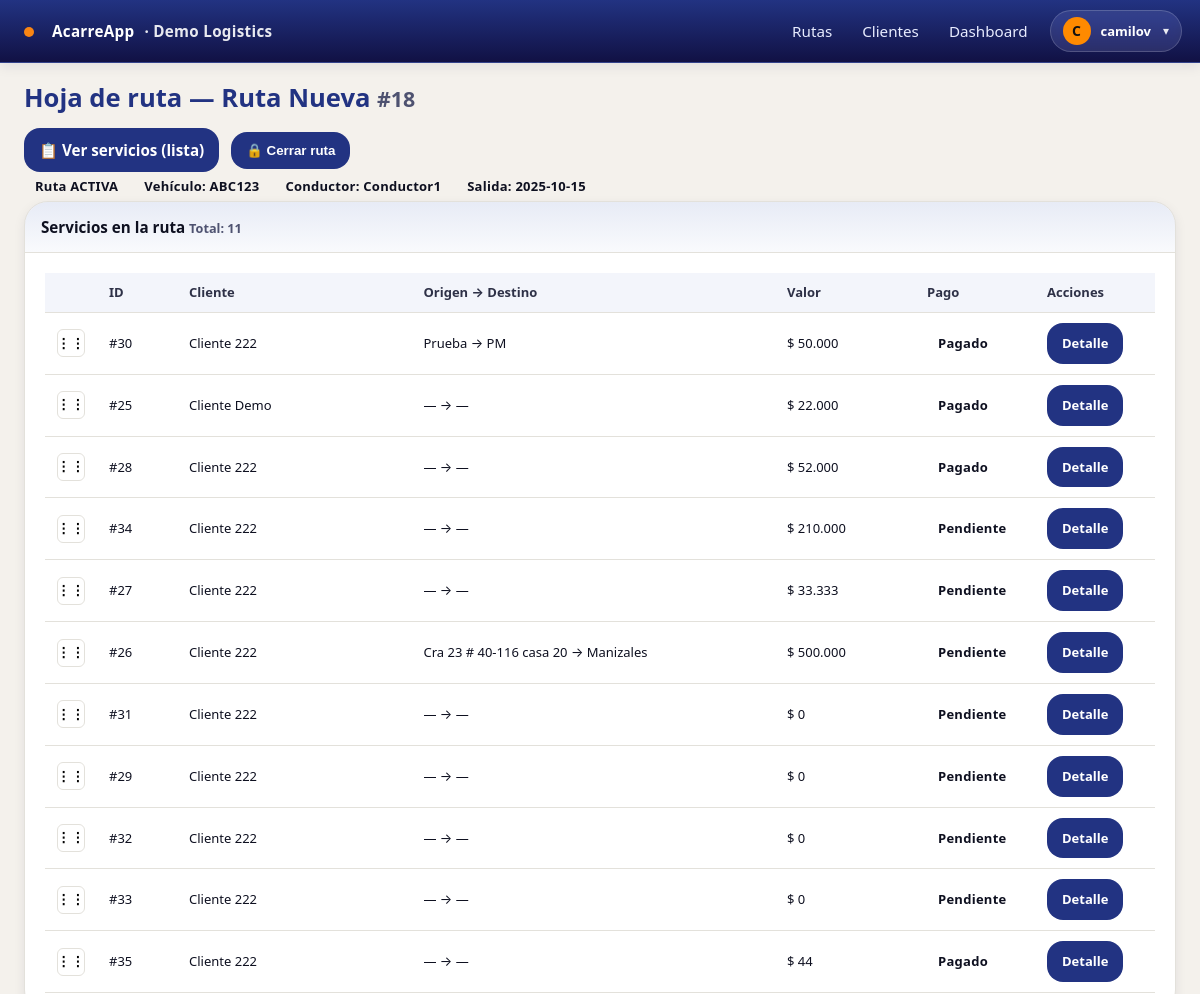
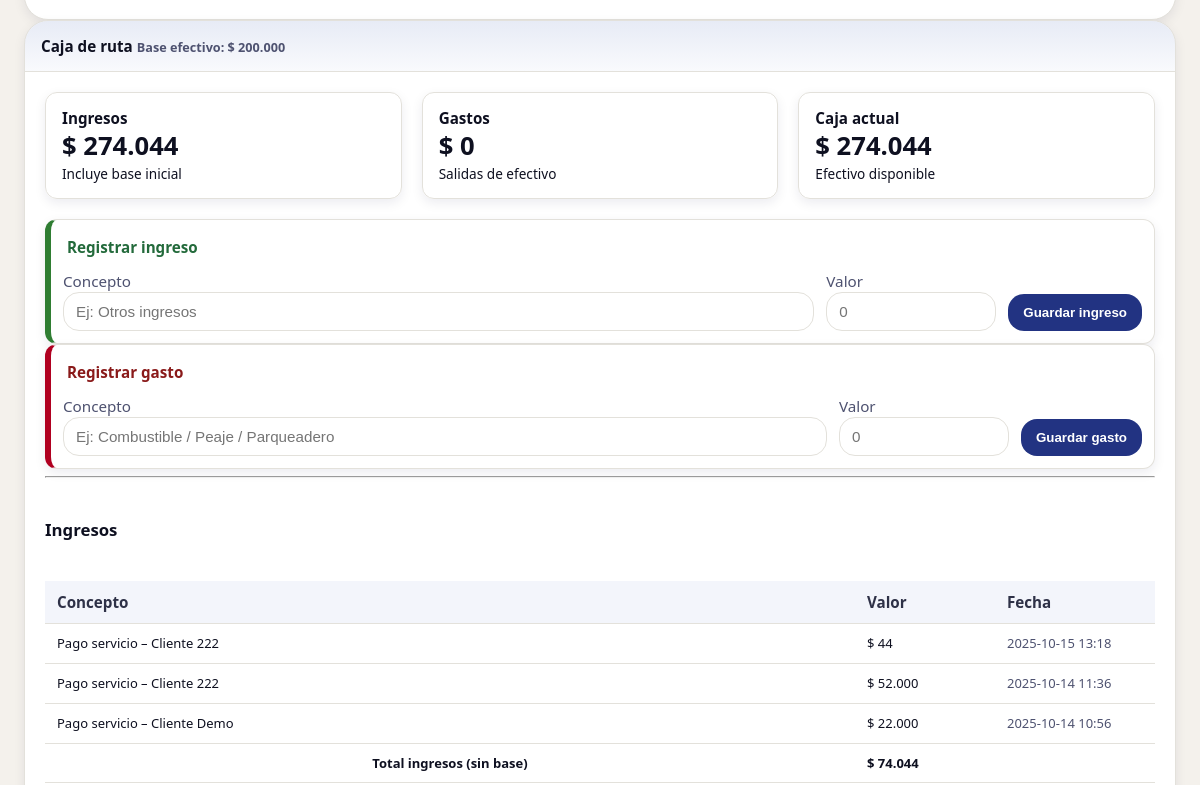
Page /rutas/18/hoja/ (signed in, upper part) on the earlier database version (2 pictures, top to bottom).
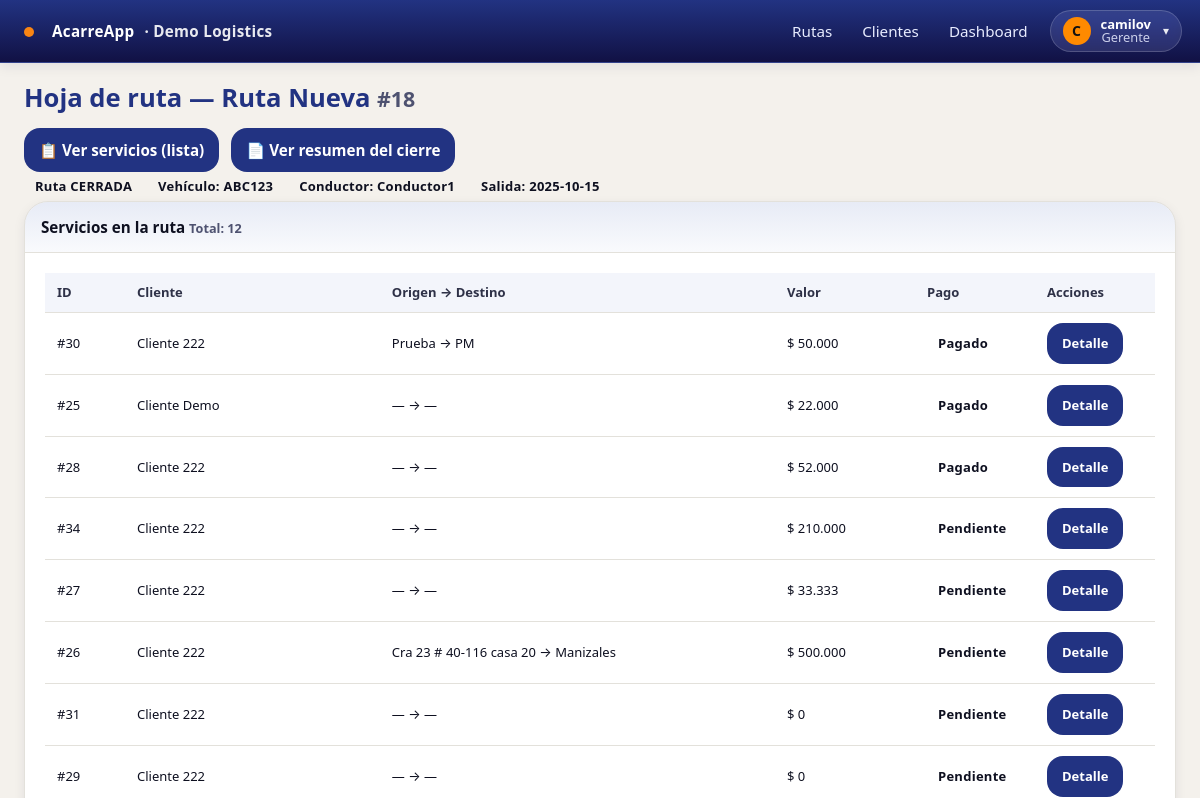
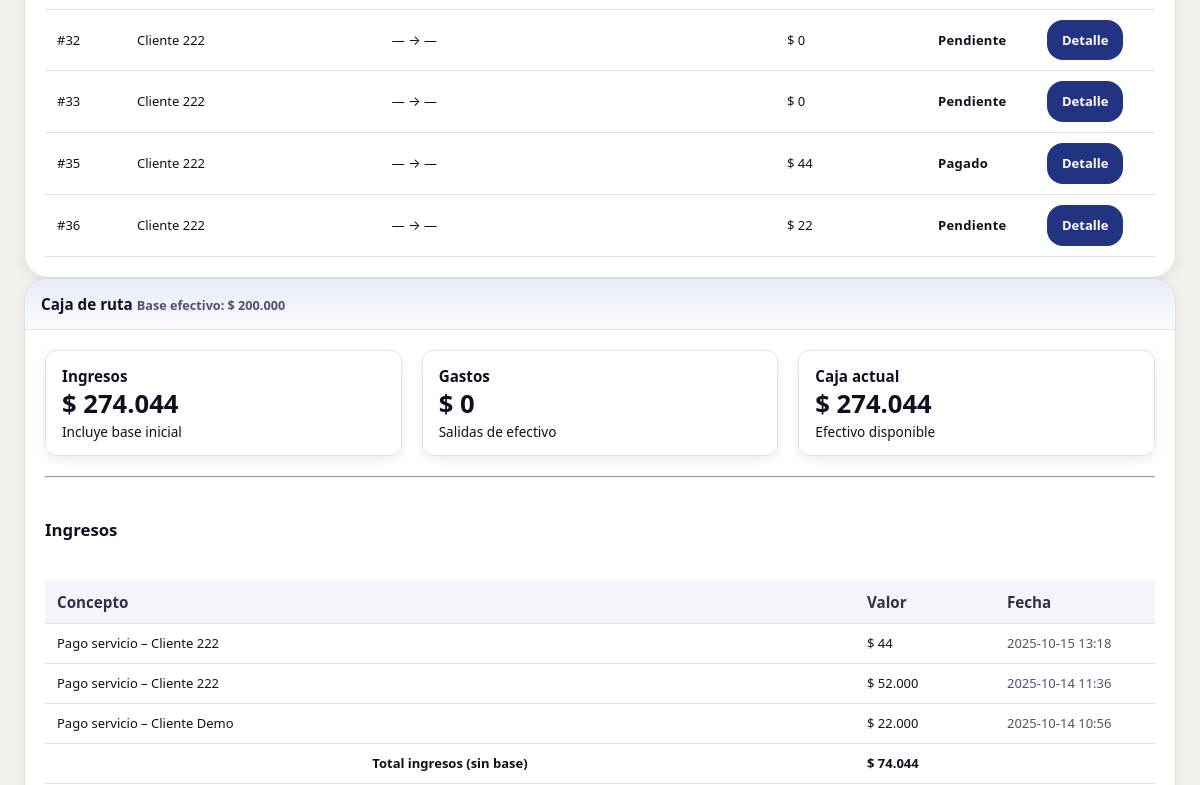
Same page on the later database version (2 pictures, top to bottom).
### servicios/models.py (models this page shows, shortened)
class Servicio(models.Model):
    PENDIENTE = 'PEND'
    ANTICIPO = 'ANT'
    PAGADO = 'PAG'
    ESTADOS = [(PENDIENTE,'Pendiente'), (ANTICIPO,'Recibir anticipo'), (PAGADO,'Pagado')]
    cliente = models.ForeignKey('empresa.Cliente', on_delete=models.PROTECT)
    ruta = models.ForeignKey('rutas.Ruta', on_delete=models.CASCADE, related_name='servicios')
    valor = models.PositiveIntegerField(default=0)
    estado_pago = models.CharField(max_length=4, choices=ESTADOS, default=PENDIENTE)
    anticipo = models.PositiveIntegerField(default=0)
    origen = models.CharField(max_length=200, blank=True)
    destino = models.CharField(max_length=200, blank=True)
    notas = models.TextField(blank=True)
    recogido = models.BooleanField(default=False)
    entregado = models.BooleanField(default=False)
    recogido_en = models.DateTimeField(null=True, blank=True)
    lat_recogida = models.FloatField(null=True, blank=True)
    lon_recogida = models.FloatField(null=True, blank=True)
    entregado_en = models.DateTimeField(null=True, blank=True)
    lat_entrega = models.FloatField(null=True, blank=True)
    lon_entrega = models.FloatField(null=True, blank=True)
    orden = models.PositiveIntegerField(default=0, db_index=True)
    cantidad = models.PositiveIntegerField(
        default=1,
        validators=[MinValueValidator(1)],
        help_text="Número de unidades asociadas al servicio (mínimo 1)."
    )
    class Meta:
        ordering = ['ruta', 'orden', 'id']
    @property
    def saldo_cartera(self):
        if self.estado_pago == self.PAGADO:
            return 0
        if self.estado_pago == self.PENDIENTE:
            return self.valor
        return max(self.valor - self.anticipo, 0)

### empresa/models.py (models this page shows, shortened)
class Cliente(models.Model):
    empresa = models.ForeignKey(Empresa, on_delete=models.PROTECT)
    nombre = models.CharField(max_length=120)
    contacto = models.CharField(max_length=120, blank=True)
    telefono = models.CharField(max_length=50, blank=True)
    direccion = models.CharField(max_length=200, blank=True)
    activo = models.BooleanField(default=True)
    class Meta:
        unique_together = [('empresa','nombre')]
        ordering = ['nombre']

### rutas/models.py (models this page shows)
class MovimientoCaja(models.Model):
    TIPO = [('INGRESO','Ingreso'), ('GASTO','Gasto')]
    empresa = models.ForeignKey(Empresa, on_delete=models.PROTECT)
    ruta = models.ForeignKey(Ruta, on_delete=models.CASCADE, related_name='movimientos')
    tipo = models.CharField(max_length=10, choices=TIPO)
    concepto = models.CharField(max_length=120)
    valor = models.IntegerField()
    usuario = models.ForeignKey(User, on_delete=models.PROTECT)
    timestamp = models.DateTimeField(auto_now_add=True)

### usuarios/models.py (models this page shows, shortened)
class UserProfile(models.Model):
    user = models.OneToOneField(User, on_delete=models.CASCADE)
    empresa = models.ForeignKey(Empresa, on_delete=models.PROTECT, null=True)
    rol = models.CharField(max_length=20, choices=[('GERENTE','Gerente'),('CONDUCTOR','Conductor')])

### rutas/views.py (the view)
# urls.py: path('<int:pk>/hoja/', views.RutaDetailView.as_view(), name='hoja'),   # ⬅️ hoja de ruta
@method_decorator(login_required, name='dispatch')
class RutaDetailView(DetailView):
    model = Ruta
    template_name = 'rutas/detail.html'
    context_object_name = 'ruta'
    def get_queryset(self):
        emp = get_current_empresa()
        qs = Ruta.objects.filter(empresa=emp).select_related('vehiculo', 'conductor')
        if is_conductor(self.request.user):
            qs = qs.filter(conductor=self.request.user)
        return qs
    def dispatch(self, request, *args, **kwargs):
        self.object = self.get_object()
        if is_conductor(request.user) and self.object.estado != 'ACTIVA':
            messages.warning(request, 'Esta ruta ya fue cerrada.')
            return redirect('rutas:list')
        return super().dispatch(request, *args, **kwargs)
    def get_context_data(self, **kwargs):
        ctx = super().get_context_data(**kwargs)
        ruta = self.object
        servicios = ruta.servicios.select_related('cliente').order_by('orden', 'id')
        tot_servicios = servicios.count()
        valor_total = sum(s.valor for s in servicios)
        total_cobrado = sum(s.valor for s in servicios if s.estado_pago == 'PAG')
        total_pendiente = sum(getattr(s, 'saldo_cartera', 0) for s in servicios)
        movs = ruta.movimientos.all().order_by('-timestamp')
        total_gastos = sum(m.valor for m in movs if m.tipo == 'GASTO')
        total_ingresos = ruta.base_efectivo + sum(m.valor for m in movs if m.tipo == 'INGRESO')
        disponible = total_ingresos - total_gastos
        utilidad_neta = total_cobrado - total_gastos
        base = ruta.base_efectivo or 0
        ingresos_sin_base = (total_ingresos or 0) - base
        ctx.update({
            'servicios': servicios,
            'movimientos': movs,
            'tot_servicios': tot_servicios,
            'valor_total': valor_total,
            'total_cobrado': total_cobrado,
            'total_pendiente': total_pendiente,
            'total_gastos': total_gastos,
            'total_ingresos': total_ingresos,
            'disponible': disponible,
            'utilidad_neta': utilidad_neta,
            'ingresos_sin_base': ingresos_sin_base,   # ← aquí
            'es_gerente': is_gerente(self.request.user),
            'es_conductor': is_conductor(self.request.user),
            'add_servicio_url': reverse('servicios:crear') + f'?ruta={ruta.pk}',
        })
        return ctx

### templates/rutas/detail.html (shortened to what the changed rows need)
{% extends "base.html" %}
{% load formatting %}
{% load humanize %}
{% block content %}
<div class="d-flex justify-content-between align-items-center mb-3">
  <h1 class="m-0">
    Hoja de ruta — {{ ruta.nombre|default:"(sin nombre)" }} <small class="text-muted">#{{ ruta.id }}</small>
  </h1>
  <div class="actions-inline">
    <a class="btn btn-outline-primary" href="{% url 'servicios:por_ruta' ruta.id %}">📋 Ver servicios (lista)</a>
    {% if user.is_superuser or user.is_staff %}
      {% if ruta.estado == "ACTIVA" %}
        <form method="post"
              action="{% url 'rutas:cerrar' ruta.id %}"
              onsubmit="return confirm('¿Seguro que quieres cerrar la ruta #{{ ruta.id }}? Ya no se podrán operar servicios y se generará el cierre.');">
          <button class="btn btn-outline-danger">🔒 Cerrar ruta</button>
        </form>
      {% else %}
        <a class="btn btn-outline-dark" href="{% url 'rutas:cierre_resumen' ruta.id %}">📄 Ver resumen del cierre</a>
      {% endif %}
    {% endif %}
  </div>
</div>
<div class="mb-3">
  {% if ruta.estado == "ACTIVA" %}
    <span class="badge text-bg-success">Ruta ACTIVA</span>
  {% else %}
    <span class="badge text-bg-secondary">Ruta CERRADA</span>
  {% endif %}
  {% if ruta.vehiculo %}
    <span class="badge text-bg-light text-dark">
      Vehículo: {% firstof ruta.vehiculo.placa ruta.vehiculo|stringformat:"s" "—" %}
    </span>
  {% endif %}
  {% if ruta.conductor %}
    <span class="badge text-bg-light text-dark">
      Conductor: {% firstof ruta.conductor.get_full_name ruta.conductor.username "—" %}
    </span>
  {% endif %}
  {% if ruta.fecha_salida %}
    <span class="badge text-bg-light text-dark">Salida: {{ ruta.fecha_salida|date:"Y-m-d" }}</span>
  {% endif %}
</div>
<div class="row g-3">
  <div class="col-lg-7">
    <div class="card shadow-sm h-100">
      <div class="card-header d-flex justify-content-between align-items-center">
        <span>Servicios en la ruta</span>
        <small class="text-muted">Total: {{ servicios|length }}</small>
      </div>
      <div class="card-body p-0">
        <div class="table-responsive">
          <table class="table table-striped table-hover align-middle mb-0">
            <thead class="table-light">
              <tr>
                {% if es_gerente and ruta.estado == "ACTIVA" %}
                  <th class="text-center" style="width:46px;"></th>
                {% endif %}
                <th class="text-center" style="width:80px;">ID</th>
                <th style="min-width:160px;">Cliente</th>
                <th>Origen → Destino</th>
                <th class="text-end" style="width:140px;">Valor</th>
                <th class="text-center" style="width:120px;">Pago</th>
                <th class="text-center" style="width:120px;">Acciones</th>
              </tr>
            </thead>
            <tbody id="sortable-servicios">
              {% for s in servicios %}
              <tr data-id="{{ s.id }}">
                {% if es_gerente and ruta.estado == "ACTIVA" %}
                  <td class="text-center">
                    <button type="button" class="drag-handle" aria-label="Reordenar"><span class="dots">⋮⋮</span></button>
                  </td>
                {% endif %}
                <td class="text-center">#{{ s.id }}</td>
                <td>{% firstof s.cliente.nombre s.cliente "—" %}</td>
                <td>{{ s.origen|default:"—" }} → {{ s.destino|default:"—" }}</td>
                <td class="text-end">{{ s.valor|default:0|money }}</td>
                <td class="text-center">
                  {% if s.estado_pago == "PEND" %}
                    <span class="badge text-bg-secondary">Pendiente</span>
                  {% elif s.estado_pago == "ANT" %}
                    <span class="badge text-bg-warning">Anticipo</span>
                  {% else %}
                    <span class="badge text-bg-success">Pagado</span>
                  {% endif %}
                </td>
                <td class="text-center">
                  <a class="btn btn-sm btn-outline-primary" href="{% url 'servicios:detail' s.id %}">Detalle</a>
                </td>
              </tr>
              {% empty %}
              <tr><td {% if es_gerente and ruta.estado == "ACTIVA" %}colspan="7"{% else %}colspan="6"{% endif %} class="text-center text-muted py-4">Sin servicios.</td></tr>
              {% endfor %}
            </tbody>
          </table>
        </div>
      </div>
    </div>
  </div>
  <div class="col-lg-5">
    <div class="card shadow-sm h-100">
      <div class="card-body">
        {% if ruta.estado == "ACTIVA" %}
          {% if es_gerente or es_conductor %}
            <div class="row g-3">
              <div class="col-md-12">
                <div class="caja-card caja-ingreso">
                  <div class="card-title">Registrar ingreso</div>
                  <form method="post" action="{% url 'rutas:ingreso' ruta.id %}" class="caja-grid">
                    <div>
                      <label class="form-label small text-muted">Concepto</label>
                      <input class="input" name="concepto" type="text" placeholder="Ej: Otros ingresos" required>
                    </div>
                    <div>
                      <label class="form-label small text-muted">Valor</label>
                      <input class="input" name="valor" type="number" min="1" step="1" placeholder="0" required>
                    </div>
                    <div>
                      <button class="btn btn-outline-success w-100">Guardar ingreso</button>
                    </div>
                  </form>
                </div>
              </div>
              <div class="col-md-12">
                <div class="caja-card caja-gasto">
                  <div class="card-title">Registrar gasto</div>
                  <form method="post" action="{% url 'rutas:gasto' ruta.id %}" class="caja-grid">
                    <div>
                      <label class="form-label small text-muted">Concepto</label>
                      <input class="input" name="concepto" type="text" placeholder="Ej: Combustible / Peaje / Parqueadero" required>
                    </div>
                    <div>
                      <label class="form-label small text-muted">Valor</label>
                      <input class="input" name="valor" type="number" min="1" step="1" placeholder="0" required>
                    </div>
                    <div>
                      <button class="btn btn-outline-danger w-100">Guardar gasto</button>
                    </div>
                  </form>
                </div>
              </div>
            </div>
          {% endif %}
        {% endif %}
        <div class="row g-3 mov-block">
          <div class="col-md-6">
            <div class="table-responsive">
              <table class="table table-sm table-striped align-middle mov-table">
                <thead>
                  <tr>
                    <th>Concepto</th>
                    <th class="text-end" style="width:140px;">Valor</th>
                    <th class="text-muted small" style="width:160px;">Fecha</th>
                  </tr>
                </thead>
                <tbody>
                  {% for m in movimientos %}
                    {% if m.tipo == "INGRESO" %}
                      <tr>
                        <td>{% firstof m.concepto m.servicio.nombre m.servicio|stringformat:"s" "(sin detalle)" %}</td>
                        <td class="text-end">{{ m.valor|money }}</td>
                        <td class="text-muted small">{{ m.timestamp|date:"Y-m-d H:i" }}</td>
                      </tr>
                    {% endif %}
                  {% empty %}
                    <tr><td colspan="3" class="text-center text-muted">Sin movimientos.</td></tr>
                  {% endfor %}
                </tbody>
                <tfoot>
                  <tr>
                    <th class="text-end">Total ingresos (sin base)</th>
                  </tr>
                </tfoot>
              </table>
            </div>
          </div>
        </div>
      </div>
    </div>
  </div>
</div>
{% endblock %}

### templates/includes/navbar.html (shortened to what this page needs)
<header class="navbar">
  <div class="container nav-inner" style="padding-left:18px; padding-right:18px;">
    <a class="brand" href="{% url 'rutas:list' %}" style="display:flex;align-items:center;gap:10px;">
      <span class="dot" style="margin-left:6px;margin-right:8px;transform:translateY(1px);"></span>
      <span>AcarreApp</span>
      {% if empresa_actual %}
        <span class="empresa">· {{ empresa_actual.nombre }}</span>
      {% endif %}
    </a>
    {% if request.user.is_authenticated %}
      {% with rol=request.user.userprofile.rol|default_if_none:'' %}
        {% if request.user.is_superuser or request.user.is_staff or rol == 'GERENTE' %}
          <nav class="nav main-nav" aria-label="Navegación principal">
            <a href="{% url 'rutas:list' %}">Rutas</a>
            <a href="{% url 'empresa:clientes_list' %}">Clientes</a>
            <a href="{% url 'dashboard:home' %}">Dashboard</a>
          </nav>
        {% else %}
          <nav class="nav main-nav" aria-label="Navegación principal">
            <a href="{% url 'rutas:list' %}">Rutas</a>
          </nav>
        {% endif %}
        <div class="menu-right" style="display:flex;align-items:center;gap:10px;">
          <button class="userchip" id="userchip" aria-haspopup="true" aria-expanded="false"
                  title="{{ request.user.get_full_name|default:request.user.username }}">
            <span class="avatar">
              {{ request.user.get_full_name|default:request.user.username|first|upper }}
            </span>
            <span class="meta">
              <span class="name">{{ request.user.get_full_name|default:request.user.username }}</span>
              {% if rol %}<span class="role">{{ rol|title }}</span>{% endif %}
            </span>
            <span class="caret">▾</span>
          </button>
        </div>
      {% endwith %}
    {% else %}
      <nav class="nav main-nav" aria-label="Navegación principal">
        <a href="{% url 'login' %}">Iniciar sesión</a>
      </nav>
    {% endif %}
  </div>
</header>

Differences in the rows shown:
added UserProfile: rol "Gerente"
changed Ruta "Ruta Nueva": estado "ACTIVA" → "CERRADA" (drawn)
shown differently, row unchanged: Servicio "Prueba": no longer shows "⋮⋮"
shown differently, row unchanged: Servicio "Cliente Demo": no longer shows "⋮⋮"
shown differently, row unchanged: Servicio id 28: no longer shows "⋮⋮"
changed Servicio id 34: no longer shows "⋮⋮"
shown differently, row unchanged: Servicio id 27: no longer shows "⋮⋮"
shown differently, row unchanged: Servicio "Cra 23 # 40-116 casa 20": no longer shows "⋮⋮"
shown differently, row unchanged: Servicio id 31: no longer shows "⋮⋮"
shown differently, row unchanged: Servicio id 29: no longer shows "⋮⋮"
shown differently, row unchanged: Servicio id 32: no longer shows "⋮⋮"
shown differently, row unchanged: Servicio id 33: no longer shows "⋮⋮"
changed Servicio id 35: no longer shows "⋮⋮"
added Servicio: id "36", cliente.nombre "Cliente 222", origen "—", destino "—", valor "$ 22", estado_pago "Pendiente"
Other differences:
{{ servicios|length }}: "11" → "12"
text no longer shown: "🔒 Cerrar ruta Ruta ACTIVA Registrar ingreso Concepto Valor Guardar ingreso Registrar gasto Concepto Valor Guardar gasto"
text now shown: "📄 Ver resumen del cierre Ruta CERRADA"
